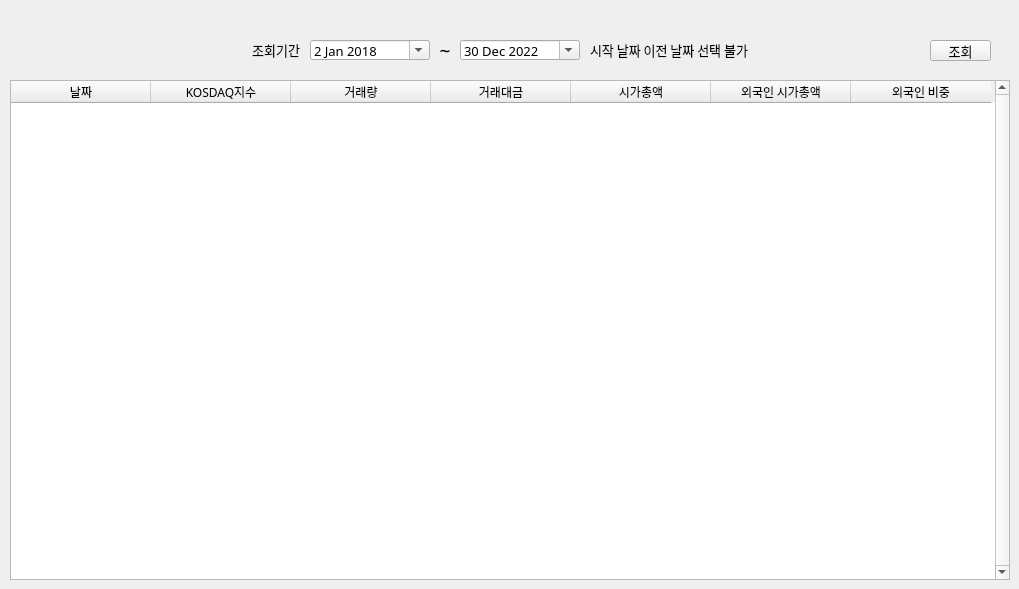
      <widget class="QWidget" name="kosdaq">
       <attribute name="title">
        <string>코스닥</string>
       </attribute>
       <widget class="QPushButton" name="btn_ksearch">
        <property name="geometry">
         <rect>
          <x>930</x>
          <y>40</y>
          <width>61</width>
          <height>21</height>
         </rect>
        </property>
        <property name="font">
         <font>
          <family>맑은 고딕</family>
          <pointsize>10</pointsize>
         </font>
        </property>
        <property name="text">
         <string>조회</string>
        </property>
       </widget>
       <widget class="QWidget" name="group_ksearch" native="true">
        <property name="geometry">
         <rect>
          <x>240</x>
          <y>30</y>
          <width>571</width>
          <height>41</height>
         </rect>
        </property>
        <widget class="QDateEdit" name="date_kafter">
         <property name="geometry">
          <rect>
           <x>220</x>
           <y>10</y>
           <width>120</width>
           <height>20</height>
          </rect>
         </property>
         <property name="font">
          <font>
           <family>맑은 고딕</family>
           <pointsize>10</pointsize>
          </font>
         </property>
         <property name="dateTime">
          <datetime>
           <hour>0</hour>
           <minute>0</minute>
           <second>0</second>
           <year>2022</year>
           <month>12</month>
           <day>30</day>
          </datetime>
         </property>
         <property name="maximumDateTime">
          <datetime>
           <hour>23</hour>
           <minute>59</minute>
           <second>59</second>
           <year>2022</year>
           <month>12</month>
           <day>30</day>
          </datetime>
         </property>
         <property name="minimumDateTime">
          <datetime>
           <hour>0</hour>
           <minute>0</minute>
           <second>0</second>
           <year>2018</year>
           <month>1</month>
           <day>2</day>
          </datetime>
         </property>
         <property name="calendarPopup">
          <bool>true</bool>
         </property>
        </widget>
        <widget class="QDateEdit" name="date_kbefore">
         <property name="geometry">
          <rect>
           <x>70</x>
           <y>10</y>
           <width>120</width>
           <height>20</height>
          </rect>
         </property>
         <property name="font">
          <font>
           <family>맑은 고딕</family>
           <pointsize>10</pointsize>
          </font>
         </property>
         <property name="dateTime">
          <datetime>
           <hour>0</hour>
           <minute>0</minute>
           <second>0</second>
           <year>2018</year>
           <month>1</month>
           <day>2</day>
          </datetime>
         </property>
         <property name="maximumDateTime">
          <datetime>
           <hour>23</hour>
           <minute>59</minute>
           <second>59</second>
           <year>2022</year>
           <month>12</month>
           <day>30</day>
          </datetime>
         </property>
         <property name="minimumDateTime">
          <datetime>
           <hour>0</hour>
           <minute>0</minute>
           <second>0</second>
           <year>2018</year>
           <month>1</month>
           <day>2</day>
          </datetime>
         </property>
         <property name="calendarPopup">
          <bool>true</bool>
         </property>
        </widget>
        <widget class="QLabel" name="label_7">
         <property name="geometry">
          <rect>
           <x>190</x>
           <y>10</y>
           <width>30</width>
           <height>20</height>
          </rect>
         </property>
         <property name="font">
          <font>
           <family>맑은 고딕</family>
           <pointsize>14</pointsize>
          </font>
         </property>
         <property name="text">
          <string>~</string>
         </property>
         <property name="alignment">
          <set>Qt::AlignCenter</set>
         </property>
        </widget>
        <widget class="QLabel" name="label_8">
         <property name="geometry">
          <rect>
           <x>0</x>
           <y>10</y>
           <width>60</width>
           <height>20</height>
          </rect>
         </property>
         <property name="font">
          <font>
           <family>맑은 고딕</family>
           <pointsize>10</pointsize>
          </font>
         </property>
         <property name="text">
          <string>조회기간</string>
         </property>
         <property name="alignment">
          <set>Qt::AlignRight|Qt::AlignTrailing|Qt::AlignVCenter</set>
         </property>
        </widget>
        <widget class="QLabel" name="label_kimpo">
         <property name="geometry">
          <rect>
           <x>350</x>
           <y>10</y>
           <width>210</width>
           <height>20</height>
          </rect>
         </property>
         <property name="font">
          <font>
           <family>맑은 고딕</family>
           <pointsize>10</pointsize>
          </font>
         </property>
         <property name="text">
          <string>시작 날짜 이전 날짜 선택 불가</string>
         </property>
         <property name="alignment">
          <set>Qt::AlignLeading|Qt::AlignLeft|Qt::AlignVCenter</set>
         </property>
        </widget>
       </widget>
       <widget class="QTableWidget" name="table_ksearch">
        <property name="geometry">
         <rect>
          <x>10</x>
          <y>80</y>
          <width>1000</width>
          <height>500</height>
         </rect>
        </property>
        <property name="font">
         <font>
          <family>맑은 고딕</family>
          <pointsize>9</pointsize>
         </font>
        </property>
        <property name="verticalScrollBarPolicy">
         <enum>Qt::ScrollBarAlwaysOn</enum>
        </property>
        <property name="editTriggers">
         <set>QAbstractItemView::NoEditTriggers</set>
        </property>
        <property name="sortingEnabled">
         <bool>true</bool>
        </property>
        <property name="wordWrap">
         <bool>true</bool>
        </property>
        <property name="cornerButtonEnabled">
         <bool>true</bool>
        </property>
        <attribute name="horizontalHeaderDefaultSectionSize">
         <number>140</number>
        </attribute>
        <attribute name="horizontalHeaderMinimumSectionSize">
         <number>40</number>
        </attribute>
        <attribute name="verticalHeaderVisible">
         <bool>false</bool>
        </attribute>
        <attribute name="verticalHeaderMinimumSectionSize">
         <number>25</number>
        </attribute>
        <column>
         <property name="text">
          <string>날짜</string>
         </property>
        </column>
        <column>
         <property name="text">
          <string>KOSDAQ지수</string>
         </property>
        </column>
        <column>
         <property name="text">
          <string>거래량</string>
         </property>
        </column>
        <column>
         <property name="text">
          <string>거래대금</string>
         </property>
        </column>
        <column>
         <property name="text">
          <string>시가총액</string>
         </property>
        </column>
        <column>
         <property name="text">
          <string>외국인 시가총액</string>
         </property>
        </column>
        <column>
         <property name="text">
          <string>외국인 비중</string>
         </property>
        </column>
       </widget>
      </widget>
